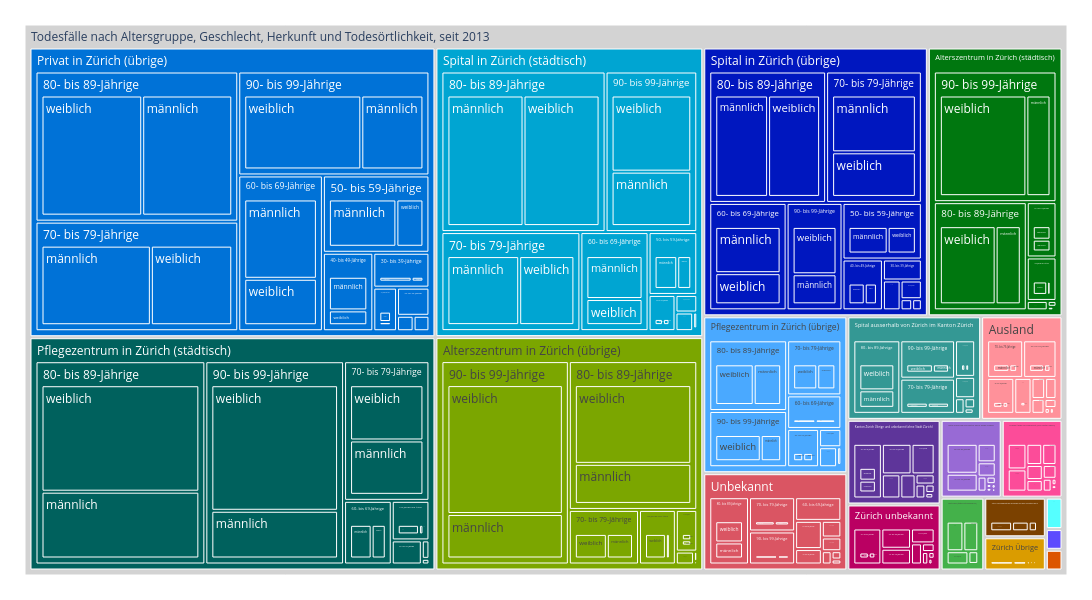

This figure's notebook cell:
### Code cell
treeMap3 = mypy_dv.plot_px_treemap(
    data=data2betested.reset_index().query("AnzSterWir>0")
    ,levels=['TodOertlichkeitLevel2Lang','AlterV10Lang','SexLang', ]
    ,values="AnzSterWir"
    ,color="TodOertlichkeitLevel2Lang"
    #, color_continuous_scale='Blues'
    ,color_discrete_map=farben_dict_zc
    ,height=600
    ,width=1100               
    #,margin_val_bottom=25
    ,myHeaderTitle="Todesfälle nach Altersgruppe, Geschlecht, Herkunft und Todesörtlichkeit, seit "+data_min_date
)
treeMap3

### Figure 1 — Plotly figure (JSON) as saved in the notebook; plotly's stock layout.template omitted (floating-point values rounded to 4 significant figures; data arrays with more than 128 entries replaced by an {"elided": "..."} marker saying what was removed)
{"data": [{"branchvalues": "total", "customdata": {"elided": "537x1 str values"}, "domain": {"x": [0, 1], "y": [0, 1]}, "hovertemplate": "%{label}<br><br>Anzahl:<br>%{value}<extra></extra>", "ids": {"elided": "537 str values"}, "labels": {"elided": "537 str values"}, "marker": {"colors": {"elided": "537 str values"}}, "name": "", "parents": {"elided": "537 str values"}, "root": {"color": "grey"}, "type": "treemap", "values": {"elided": "537 int values"}}], "layout": {"height": 600, "legend": {"tracegroupgap": 0}, "margin": {"b": 25, "l": 25, "r": 25, "t": 25}, "width": 1100}}
